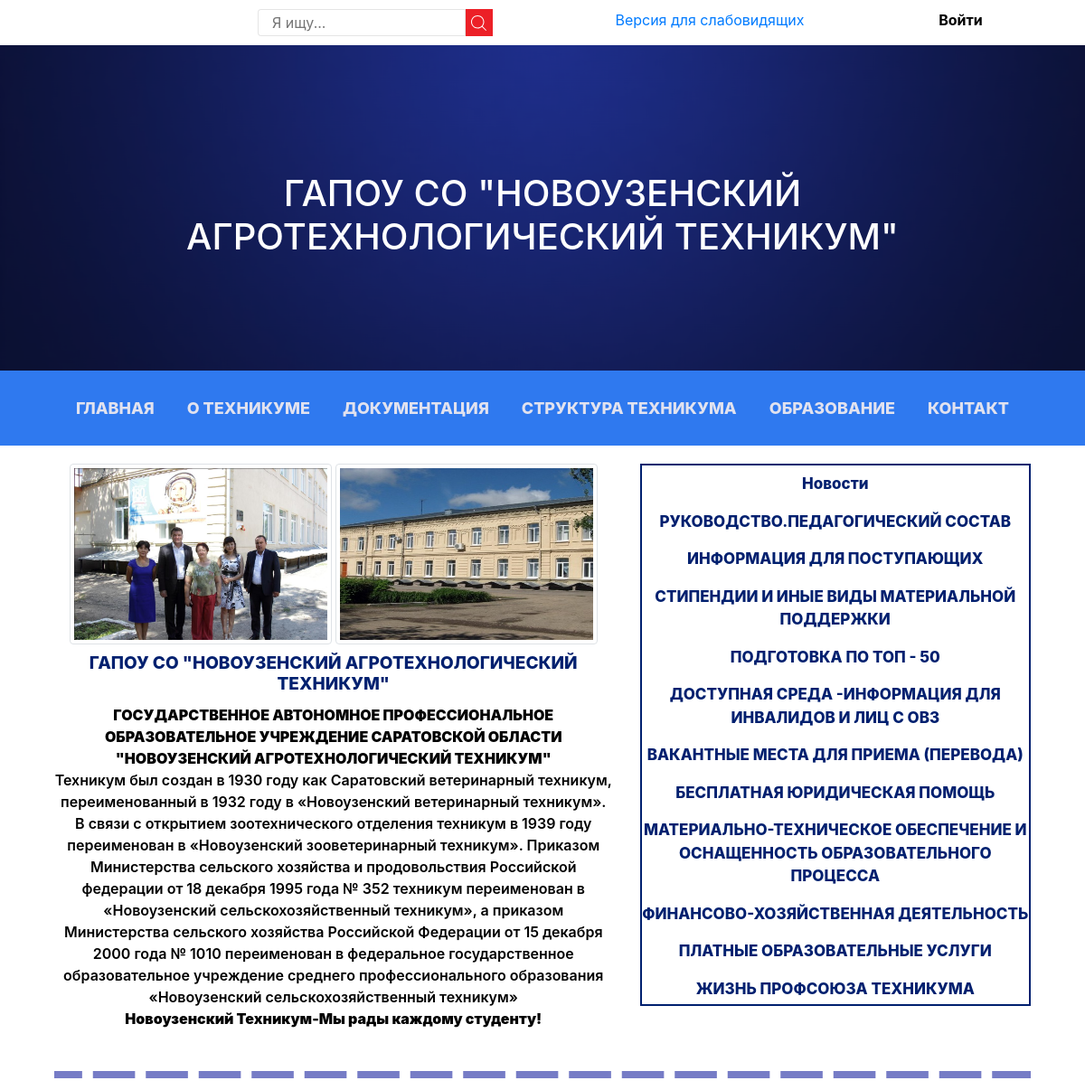
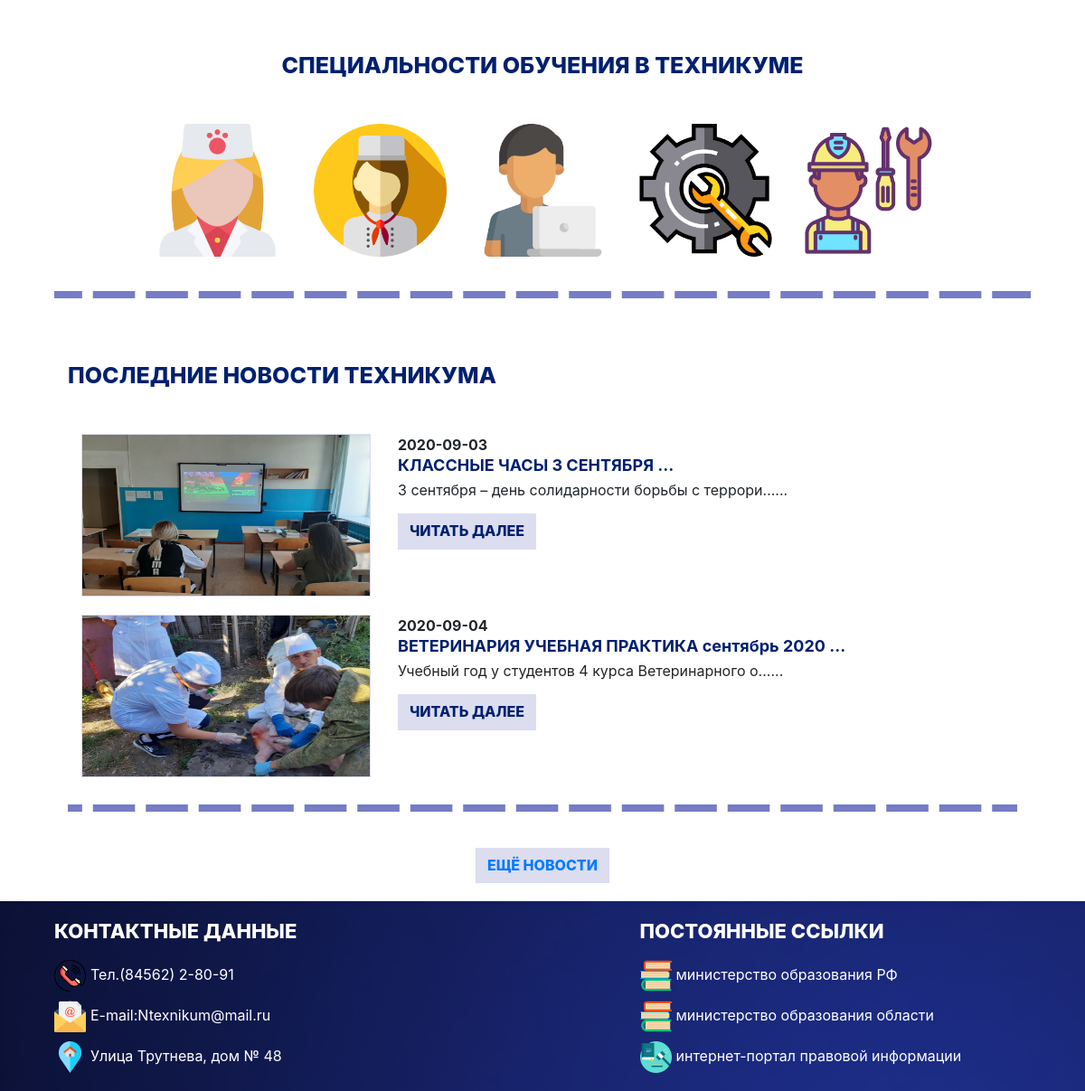
The page / on the database its author committed (2 pictures, top to bottom).
### tables this page shows
CREATE TABLE `proffesion` (
  `idprof` int(11) NOT NULL,
  `image` text NOT NULL,
  `name` text NOT NULL,
  `content` text NOT NULL
);

CREATE TABLE `blog` (
  `id` int(11) NOT NULL,
  `title` varchar(50) NOT NULL,
  `imge` text NOT NULL,
  `imge2` text NOT NULL,
  `imge3` text NOT NULL,
  `introtext` varchar(244) NOT NULL,
  `fulltext` text NOT NULL,
  `datetime` date NOT NULL
);

### index.php (called while the page is built, shortened)
<?php
require_once 'database/connection.php';
?>
<?php
require_once 'parts/header.php';
?>
<?php
 require_once 'parts/content.php';
?>
<?php
require_once 'parts/footer.php';
?>

### parts/content.php (the view, shortened to what this page needs)
<section id="main-section">
  <div class="container">
    <div class="row">
      <div class="col-md-7 welcome">
        <div class="main-welcome-info">
        <div class="main-welcome-img">
        <img class="img-thumbnail" src="assets/img/Bg/First.jpg" alt="">
        <img class="img-thumbnail" src="assets/img/Bg/second.jpg" alt="">
        </div>
        <h1>ГАПОУ СО "НОВОУЗЕНСКИЙ АГРОТЕХНОЛОГИЧЕСКИЙ ТЕХНИКУМ"</h1>
        <p><strong>ГОСУДАРСТВЕННОЕ АВТОНОМНОЕ ПРОФЕССИОНАЛЬНОЕ ОБРАЗОВАТЕЛЬНОЕ УЧРЕЖДЕНИЕ САРАТОВСКОЙ ОБЛАСТИ "НОВОУЗЕНСКИЙ АГРОТЕХНОЛОГИЧЕСКИЙ ТЕХНИКУМ"</strong><br>Техникум был создан в 1930 году как Саратовский ветеринарный техникум, переименованный в 1932 году в «Новоузенский ветеринарный техникум». В связи с открытием зоотехнического отделения техникум в 1939 году переименован в «Новоузенский зооветеринарный техникум». Приказом Министерства сельского хозяйства и продовольствия Российской федерации от 18 декабря 1995 года № 352 техникум переименован в «Новоузенский сельскохозяйственный техникум», а приказом Министерства сельского хозяйства Российской Федерации от 15 декабря 2000 года № 1010 переименован в федеральное государственное образовательное учреждение среднего профессионального образования «Новоузенский сельскохозяйственный техникум»<br><strong>Новоузенский Техникум-Мы рады каждому студенту!</strong></p>
        </div>
      </div>
      <div class="col-md-5 side-bar">
        <div class="layout-sidebar">
            <div class="nav">
              <div class="navbar-nav side-bar" id="nav-sidebar">
                <div class="navbar-nav">
                  <a class="nav-item nav-link item-bar" href="Parts/allnews.php">Новости</a>
                  <a class="nav-item nav-link item-bar" href="#">РУКОВОДСТВО.ПЕДАГОГИЧЕСКИЙ СОСТАВ</a>
                  <a class="nav-item nav-link item-bar" href="#">ИНФОРМАЦИЯ ДЛЯ ПОСТУПАЮЩИХ</a>
                  <a class="nav-item nav-link item-bar" href="#">СТИПЕНДИИ И ИНЫЕ ВИДЫ МАТЕРИАЛЬНОЙ ПОДДЕРЖКИ</a>
                  <a class="nav-item nav-link item-bar" href="#">ПОДГОТОВКА ПО ТОП - 50</a>
                  <a class="nav-item nav-link item-bar" href="#">ДОСТУПНАЯ СРЕДА -ИНФОРМАЦИЯ ДЛЯ  ИНВАЛИДОВ И ЛИЦ С ОВЗ</a>
                  <a class="nav-item nav-link item-bar" href="#">ВАКАНТНЫЕ МЕСТА ДЛЯ ПРИЕМА (ПЕРЕВОДА)</a>
                  <a class="nav-item nav-link item-bar" href="#">БЕСПЛАТНАЯ ЮРИДИЧЕСКАЯ ПОМОЩЬ</a>
                  <a class="nav-item nav-link item-bar" href="#">МАТЕРИАЛЬНО-ТЕХНИЧЕСКОЕ ОБЕСПЕЧЕНИЕ И ОСНАЩЕННОСТЬ ОБРАЗОВАТЕЛЬНОГО ПРОЦЕССА</a>
                  <a class="nav-item nav-link item-bar" href="#">ФИНАНСОВО-ХОЗЯЙСТВЕННАЯ ДЕЯТЕЛЬНОСТЬ</a>
                  <a class="nav-item nav-link item-bar" href="#">ПЛАТНЫЕ ОБРАЗОВАТЕЛЬНЫЕ УСЛУГИ</a>
                  <a class="nav-item nav-link item-bar" href="#">ЖИЗНЬ ПРОФСОЮЗА ТЕХНИКУМА</a>
                </div>
              </div>
          </div>
         </div>
      </div>
    </div>
  <div class="container">
    <div class="line"></div>
  </div>
  <div class="container">
    <div class="row">
      <div class="col-md-12">
        <h1 class="Headline">СПЕЦИАЛЬНОСТИ ОБУЧЕНИЯ В ТЕХНИКУМЕ</h1>
      </div>
    </div>
    <div class="row">
     <div class="col-md-1"></div>
      <?php
      $profs = $connection->query("SELECT * FROM proffesion ORDER BY idprof");
      $profs = $profs->FetchAll(PDO::FETCH_ASSOC);
       foreach ($profs as $prof) :
      ?>
      <div class="col-md-2 icon-prof">
        <div class="box-prof">
          <a href="/Parts/proffesion.php?idprof=<?php echo $prof['idprof'] ?>"><img src="../Assets/img/icons/<?php echo $prof['image'] ?>" alt=""></a>
        </div>
      </div>
      <?php endforeach; ?>
  </div>
      <div class="line"></div>
    <div class="row">
     <div class="col-md-12">
      <h1 class="new-title">ПОСЛЕДНИЕ НОВОСТИ ТЕХНИКУМА</h1>
      <div class="blog-post">
        <?php
            $blog =$connection->query("SELECT * FROM blog ORDER BY id DESC LIMIT 0,3");
            $blog = $blog->FetchAll(PDO::FETCH_ASSOC);
            foreach ($blog as $blogs):
              ?>
        <div class="row blog-item">
          <div class="col-md-4 ">
            <a href=""><img src="<?php echo $blogs['imge'] ?>" class="blog-posts-thumbnail" alt=""></a>
          </div>
          <div class="col col">
            <div class="blog-posts-date"><?php echo $blogs['datetime']; ?></div>
            <h3 class="blog-posts-title"><?php echo '<a href=../page/News.php?id='.$blogs['id'].'>'.$blogs['title'].'...</a>'?></h3>
            <p class="blog-posts-intro"><?php echo $blogs['introtext']; ?>...</p>
            <?php
            echo ' <a class="blog-posts-btn" href=Parts/News.php?id='.$blogs['id'].'>Читать Далее</a>'
             ?>
          </div>
        </div>
      <?php endforeach; ?>
      </div>
      <div class="line"></div>
        <div class="btn-new  text-center">
         <a href="../Parts/allnews.php" >Ещё новости</a>
      </div>
    </div>
   </div>
 </section>

### parts/header.php (shortened to what this page needs)
<!DOCTYPE html>
<html lang="ru">
  <head>
    <link rel="stylesheet" href="../assets/css/bootstrap.min.css">
    <link rel="stylesheet" href="../assets/css/style.css">
    <link rel="stylesheet" href="../assets/css/adaptation.css">
  </head>
<body>
<header id="top">
  <div class="container">
    <div class="row">
      <div class="col-md-2"></div>
      <div class="col-md-4">
        <div class="header__item">
          <form class="search" action="#">
            <input required minlength="2" type="text" placeholder="Я ищу..." class="search__input">
              <button>
               <img src="../assets/img/icons/glass.svg" alt="search">
            </button>
           </form>
        </div>
      </div>
      <div class="col-md-4">
        <div class="header__item">
            <a href="#">Версия для слабовидящих</a>
         </div>
      </div>
      <div class="col-md-2">
        <?php
        if ($_SESSION['login'][0]['status'] == 1):
        ?>
        <a href="../admin/index.php">Админ панель</a>
        <?php
        else:
         ?>
        <div class="header__item">
          <a href="#" class="login-btn">Войти</a>
        </div>
        <?php
        endif;
        ?>
      </div>
    </div>
  </div>
</header>
<header id="layout-header">
  <div class="main-bg">
  <div class="container">
    <div class="row">
      <div class="col-md-12 col-sm-12 col-lg-12 col-xl-12">
        <div class="hero-text">
          <h1>ГАПОУ СО "НОВОУЗЕНСКИЙ АГРОТЕХНОЛОГИЧЕСКИЙ ТЕХНИКУМ"</h1>
        </div>
    </div>
  </div>
</div>
  </div>
  <nav class="navbar navbar-expand-lg navbar-light bg">
  <div class="collapse navbar-collapse menu" id="navbarNavAltMarkup">
    <div class="navbar-nav">
      <a class="nav-item nav-link" href="../index.php">Главная</a>
      <a class="nav-item nav-link" href="../parts_navigation/About.php">О техникуме</a>
      <a class="nav-item nav-link" href="../parts_navigation/documents.php">Документация</a>
      <a class="nav-item nav-link" href="../parts_navigation/structure.php">Структура Техникума</a>
      <a class="nav-item nav-link" href="#">Образование</a>
      <a class="nav-item nav-link" href="#">Контакт</a>
    </div>
  </div>
 </nav>
</header>

### parts/footer.php (shortened to what this page needs)
 <section id="footer">
  <div class="navbar-fixed-bottom row-fluid">
      <div class="navbar-inner">
          <div class="container">
            <div class="row">
              <div class="col-md-7 offeset-2">
                <h1>Контактные данные</h1>
               <div class="footer-info">
                <span><img src="../../assets/img/icons/phone.png" alt="" width="35">Тел.(84562) 2-80-91</span>
                <span><img src="../../assets/img/icons/email.png" alt="" width="35">E-mail:Ntexnikum@mail.ru</span>
                <span><img src="../../assets/img/icons/location-pin.png" alt="" width="35">Улица Трутнева, дом № 48</span>
              </div>
              </div>
              <div class="col-md-5">
                <h1>Постоянные ссылки</h1>
                <div class="footer-info">
                  <span><img src="../../assets/img/icons/books.png" alt="" width="35"><a href="минобрнауки.рф" target="_blank">министерство образования РФ</a></span>
                  <span><img src="../../assets/img/icons/books.png" alt="" width="35"><a href="http://minobr.saratov.gov.ru/" target="_blank">министерство образования области</a></span>
                  <span><img src="../../assets/img/icons/law.png" alt="" width="35"><a href="http://minobr.saratov.gov.ru/" target="_blank">интернет-портал правовой информации</a></span>
                </div>
              </div>
            </div>
          </div>
        </div>
      </div>
</section>
</body>
</html>

### rows shown on the page
proffesion: image (picture)
proffesion: image (picture)
proffesion: image (picture)
proffesion: image (picture)
proffesion: image (picture)
blog: imge (picture), datetime "2020-09-03", title "КЛАССНЫЕ ЧАСЫ 3 СЕНТЯБРЯ", introtext "3 сентября – день солидарности борьбы с террори..."
blog: imge (picture), datetime "2020-09-04", title "ВЕТЕРИНАРИЯ УЧЕБНАЯ ПРАКТИКА сентябрь 2020", introtext "Учебный год у студентов 4 курса Ветеринарного о..."
